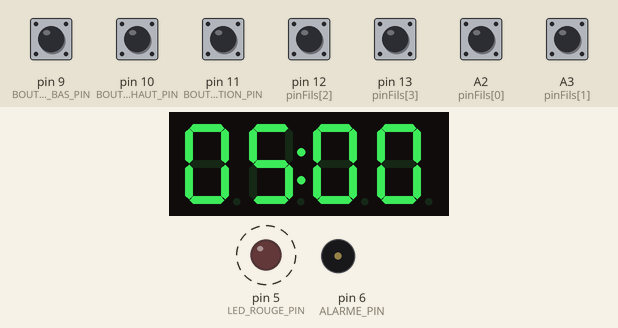
Recording of a sketch running on a simulated Arduino Uno, built with avr-gcc and run on an emulated ATmega328P. Shown: 4-digit seven-segment display, output pins drawn as LEDs (lit = HIGH), buzzer (waves = sounding). Dashed ring = blinking. The inputs (shaded band) are chosen by the test bench; at power-on: A2 (pinFils[0]), A3 (pinFils[1]), pin 9 (BOUTON_BAS_PIN), pin 10 (BOUTON_HAUT_PIN), pin 11 (BOUTON_ACTIVATION_PIN), pin 12 (pinFils[2]), pin 13 (pinFils[3]) HIGH. Random numbers use the default seed unless the sketch sets one.

Above: at 0.95 s.
1.3 s: pin 11 (BOUTON_ACTIVATION_PIN) pulled LOW for 0.15 s
At 2.43 s:
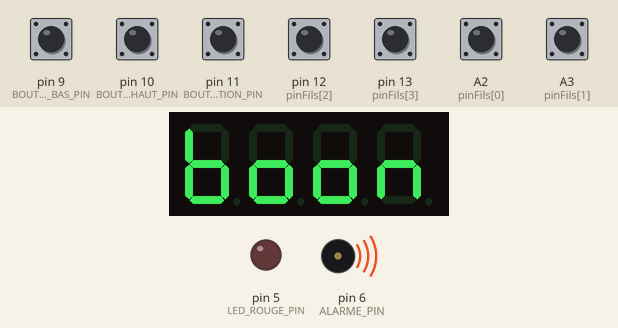
At 9.2 s:
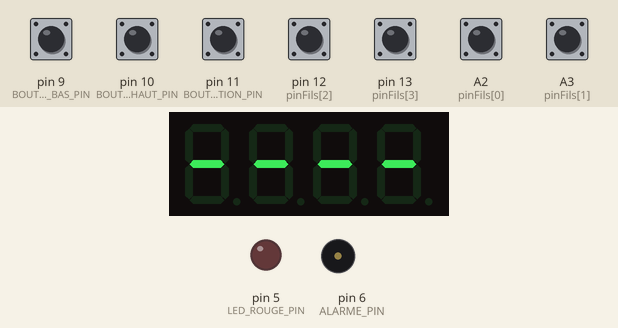
Timing chart, 0 to 10.7 s (numbered marks = the images above; inputs shaded):
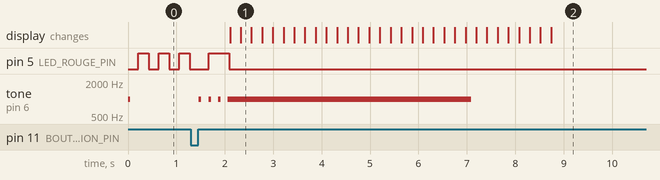

The sketch:

bombe02.ino
```cpp
// (licence header left out)
/*
 * ----------------------------------------------------------------------------
 * Ce montage permet de simuler une bombe/mine laser pour un jeu de role
 * grandeur nature ou une partie d'airsoft
 * !! CE N'EST PAS UNE VERITABLE BOMBE !!
 *
 * Vous aurez besoin
 * une carte Arduino uno ou nano
 * un afficheur 7segment*4 avec un controleur TM1637
 * une LED rouge 5v et une résistance appropriée (220 ohms)
 * un buzzer piezo 5v
 * trois boutons poussoir NO (Normally Open)
 * 4 morceaux de fils électriques, avec en option des connecteurs de votre choix
 *
 * Vous aurez besoin d'installer la bibliothèque TM1637Display.h dans l'IDE
 *
 * ----------------------------------------------------------------------------
 */

/*
 * ----------------------------------------------------------------------------
 * PINOUT
 * D5     LED_ROUGE_PIN           led rouge + resistance
 * D6     ALARME_PIN              buzzer piezo 5v
 * D7     CLK_PIN                 TM1637 pin CLK
 * D8     DIO_PIN                 TM1637 pin DIO
 * D9     BOUTON_BAS_PIN          bouton haut
 * D10    BOUTON_HAUT_PIN         bouton bas
 * D11    BOUTON_ACTIVATION_PIN   bouton d'activation
 * A2     FILS_PIN[0]             fil de desamorcage n°1
 * A3     FILS_PIN[1]             fil de desamorcage n°2
 * D12    FILS_PIN[2]             fil de desamorcage n°3
 * D13    FILS_PIN[3]             fil de desamorcage n°4
 *
 * ----------------------------------------------------------------------------
 */

#include <Arduino.h>

// AFFICHEUR 7SEGMENTS TM1637
#include <TM1637Display.h>    // https://github.com/avishorp/TM1637

#define CLK_PIN 7
#define DIO_PIN 8

TM1637Display display(CLK_PIN, DIO_PIN);

// LED ROUGE
#define LED_ROUGE_PIN 5
bool statutLedRouge;

// COMMANDES
#define ALARME_PIN 6
#define BOUTON_BAS_PIN 9
#define BOUTON_HAUT_PIN 10
#define BOUTON_ACTIVATION_PIN 11

// STATUT DE LA BOMBE
enum {BOMBE_ALLUMEE, BOMBE_ACTIVE, BOMBE_EXPLOSEE, BOMBE_SAFE};
byte statutBombe = BOMBE_ALLUMEE;

// FILS DE DESAMORCAGE
#define FILS_NB 4
byte pinFils[FILS_NB] = {A2, A3, 12, 13};
enum {FIL_EXPLOSION, FIL_SAFE, FIL_DELAI, FIL_NEUTRE, FIL_ALEATOIRE, FIL_COUPE};

// DEFINITION DES ACTIONS POUR CHAQUE FIL
byte actionFil[FILS_NB] = {
  FIL_ALEATOIRE,       // fil 1 connecte sur la pin A2
  FIL_ALEATOIRE,       // fil 2 connecte sur la pin A3
  FIL_ALEATOIRE,       // fil 3 connecte sur la pin 12
  FIL_ALEATOIRE        // fil 4 connecte sur la pin 13
  };

// repartition des fils aleatoires
byte nbFilExplosion = 1;
byte nbFilSafe = 1;
byte nbFilDelai = 2;

byte filAssignation[FILS_NB] = {FIL_ALEATOIRE, FIL_ALEATOIRE, FIL_ALEATOIRE, FIL_ALEATOIRE};

// COMPTE A REBOURS
int minuteRestantes;
int secondeRestantes;

// HEARTBEAT
unsigned long int previousMillisHB;
unsigned long int currentMillisHB;
unsigned long int intervalHB;

// DOUBLE POINT
unsigned long int ul_PreviousMillisDoublePoint;
unsigned long int ul_CurrentMillisDoublePoint;
unsigned long int ul_IntervalDoublePoint;

bool doublePoints = true;

// DIVERS
#define MINUTE_PAR_DEFAUT 5
#define SECONDE_PAR_DEFAUT 0

bool animationUneFois = true;

enum {ANIM_VIDE, ANIM_EXPLOSEE, ANIM_SAFE, ANIM_BOOM};


/*
 * ----------------------------------------------------------------------------
 * SETUP
 * ----------------------------------------------------------------------------
 */
void setup()
{
  // configurer l'afficheur 7segment
  display.setBrightness(0x0f);

  // configurer le bouton d'activation
  pinMode(BOUTON_ACTIVATION_PIN, INPUT);
  digitalWrite(BOUTON_ACTIVATION_PIN, HIGH);

  // configurer le bouton haut
  pinMode(BOUTON_HAUT_PIN, INPUT);
  digitalWrite(BOUTON_HAUT_PIN, HIGH);

  // configurer le bouton bas
  pinMode(BOUTON_BAS_PIN, INPUT);
  digitalWrite(BOUTON_BAS_PIN, HIGH);

  // configurer la led rouge
  statutLedRouge = LOW;
  pinMode(LED_ROUGE_PIN, OUTPUT);
  digitalWrite(LED_ROUGE_PIN, statutLedRouge);

  // configurer les 4 fils de desamorcage
  for (int i=0;i<FILS_NB;i++)
  {
    pinMode(pinFils[i], INPUT);
    digitalWrite(pinFils[i], HIGH);
  }

  // initialiser l'aleat
  randomSeed(analogRead(0));

  // temps restant par defaut
  minuteRestantes = MINUTE_PAR_DEFAUT;
  secondeRestantes = SECONDE_PAR_DEFAUT;

  animationUneFois = true;

  // beep une fois
  beepCourt();

  // init du temps heartbeat
  previousMillisHB = millis();
  currentMillisHB = previousMillisHB;
  intervalHB = 200;

  // init du temps du double point
  ul_PreviousMillisDoublePoint = millis();
  ul_CurrentMillisDoublePoint = previousMillisHB;
  ul_IntervalDoublePoint = 500;
}
/*
 * ----------------------------------------------------------------------------
 * FIN DU SETUP
 * ----------------------------------------------------------------------------
 */


/*
 * ----------------------------------------------------------------------------
 * LOOP
 * ----------------------------------------------------------------------------
 */
void loop()
{
  // loop en fonction du statut de la bombe
  switch (statutBombe)
  {
    case BOMBE_ALLUMEE:
      // configurer le temps restant
      bombeAllumee();
    break;

    case BOMBE_ACTIVE:
      // la bombe est active
      bombeActive();
    break;

    case BOMBE_EXPLOSEE:
      // animation d'explosion
      bombeExplosee();
    break;

    case BOMBE_SAFE:
      // animation de desamorcage
      bombeSafe();
    break;

    default:
      // rien a faire
    break;
  }
}
/*
 * ----------------------------------------------------------------------------
 * FIN DU LOOP
 * ----------------------------------------------------------------------------
 */


/*
 * ----------------------------------------------------------------------------
 * FONCTIONS ADDITIONNELLES
 * ----------------------------------------------------------------------------
 */

// attendre l'activation et le temps restant
void bombeAllumee()
{
  // mettre a jour l'afficheur
  int tempsAAfficher = minuteRestantes*100 + secondeRestantes;
  display.showNumberDecEx(tempsAAfficher, 0b01000000, true, 4, 0);

  // faire clignoter la led rouge
  currentMillisHB = millis();
  if(currentMillisHB - previousMillisHB > intervalHB)
  {
    previousMillisHB = currentMillisHB;

    // allumer ou eteinfdre la led rouge
    statutLedRouge = !statutLedRouge;
    digitalWrite(LED_ROUGE_PIN, statutLedRouge);
  }

  // check si le temps a changer
  // BOUTON_HAUT_PIN appuyé, on augmente le temps
  if (appuiSurBouton(BOUTON_HAUT_PIN))
  {
    minuteRestantes++;
	// on ne depasse pas 60 minutes
    minuteRestantes=min(60, minuteRestantes);
  }

  // BOUTON_BAS_PIN  appuyé, on diminue le temps
  if (appuiSurBouton(BOUTON_BAS_PIN))
  {
    minuteRestantes--;
	// on ne depasse pas 0 minutes
    minuteRestantes=max(0, minuteRestantes);
  }

  // check si la bombe est activée
  // BOUTON_ACTIVATION_PIN appuyé, on active la bombe
  if (appuiSurBouton(BOUTON_ACTIVATION_PIN))
  {
    // la bombe est maintenant active
	  statutBombe = BOMBE_ACTIVE;

    // beep 2 fois
    doubleBeep();

    // gerer les fils aleatoires
    affecteFilsAleatoires();

    // allumer la led rouge
    digitalWrite(LED_ROUGE_PIN, HIGH);

    // changer le intervalHB pour 1000 ms
    intervalHB = 1000;
    previousMillisHB = millis();
  }
}

// la bombe est active
void bombeActive()
{
  // check du temps restant
  if ( (secondeRestantes == 0) && (minuteRestantes == 0) )
  {
    // le compte a rebours est terminé !!
    statutBombe = BOMBE_EXPLOSEE;
  }
  else
  {
    // il reste du temps
    // attendre 1 seconde
    currentMillisHB = millis();
    if(currentMillisHB - previousMillisHB > intervalHB)
    {
      previousMillisHB = currentMillisHB;

      // diminuer le temps d'une seconde
      secondeRestantes--;

      // gérer le changement de minute
      if (secondeRestantes == -1)
      {
        secondeRestantes = 59;
        minuteRestantes--;
      }

      // beep toutes les 30 seconde
      if ( (secondeRestantes == 0) || (secondeRestantes == 30) )
      {
        beepCourt();
      }

      // beep toutes les secondes quand il reste 10 secondes ou moins
      if ( (minuteRestantes == 0) && (secondeRestantes <= 10) )
      {
        beepCourt();
      }

      // mettre a jour l'afficheur
      int tempsAAfficher = minuteRestantes*100 + secondeRestantes;

      // faire clignoter le : sur l'afficheur

      //display.showNumberDecEx(tempsAAfficher, 0b01000000, true, 4, 0);
    }

    // check si un fil a ete coupe
    checkFilCoupe();

    // changer le : on / off
    ul_CurrentMillisDoublePoint = millis();
    if(ul_CurrentMillisDoublePoint - ul_PreviousMillisDoublePoint > ul_IntervalDoublePoint)
    {
      ul_PreviousMillisDoublePoint = ul_CurrentMillisDoublePoint;
      doublePoints = !doublePoints;

      //displayDirty=true;
    }

    updateDisplay();
  }
}


// la bombe explose
void bombeExplosee()
{
  // animation d'explosion
  if (animationUneFois)
  {
    animationUneFois = false;

    // beep long
    beepLong();

    // eteindre la led rouge
    digitalWrite(LED_ROUGE_PIN, LOW);

    // afficher alternativement "b o o n" et "      "
    for (int i=0;i<15;i++)
    {
      animation7Seg(ANIM_VIDE);
      delay(200);
      animation7Seg(ANIM_BOOM);
      delay(200);
    }
  }
  else
  {
    // la bombe a deja explosee
    // afficher "- - - -" sur le 4*7segment
    animation7Seg(ANIM_EXPLOSEE);
    delay(500);
  }
}

// la bombe est desamorcee
void bombeSafe()
{
// animation de desamorcage
  if (animationUneFois)
  {
    animationUneFois = false;

    // beep court
    beepCourt();

    // eteindre la led rouge
    digitalWrite(LED_ROUGE_PIN, LOW);

    // afficher alternativement "S A F E" et "      "
    for (int i=0;i<5;i++)
    {
      animation7Seg(ANIM_VIDE);
      delay(200);
      animation7Seg(ANIM_SAFE);
      delay(200);
    }
  }
  else
  {
    // la bombe est deja desamorcee
    // afficher alternativement "S A F E" et le temps restant
    int tempsAAfficher = minuteRestantes*100 + secondeRestantes;
    display.showNumberDecEx(tempsAAfficher, 0b01000000, true, 4, 0);
    delay(1000);
    animation7Seg(ANIM_SAFE);
    delay(1000);


  }
}

void animation7Seg(byte toShow)
{
  //definir les segments du display
  uint8_t SEG_VIDE[] = {0x00, 0x00, 0x00, 0x00};
  uint8_t SEG_BOOM[] = {0x7C, 0x5C, 0x5C, 0x54};          // b, o, o, n
  uint8_t SEG_EXPLOSEE[] = {SEG_G, SEG_G, SEG_G, SEG_G};  // -, -, -, -
  uint8_t SEG_SAFE[] = {0x6D, 0x77, 0x71, 0x79};          //S, A, F, E

  switch (toShow)
  {
    case ANIM_VIDE:
      display.setSegments(SEG_VIDE, 4, 0);
    break;

    case ANIM_EXPLOSEE:
      display.setSegments(SEG_EXPLOSEE, 4, 0);
    break;

    case ANIM_SAFE:
      display.setSegments(SEG_SAFE, 4, 0);
    break;

    case ANIM_BOOM:
      display.setSegments(SEG_BOOM, 4, 0);
    break;

    default:
      // do nothing
    break;
  }
}

// gestion d'un bouton poussoir
bool appuiSurBouton(int b)
{
  if (digitalRead(b)==LOW)
  {
    delay(50);
    while(digitalRead(b)==LOW)
    {
      // delai d'attente de debounce
      delay(50);
    }
    return true;
  }
  else
  {
    return false;
  }
}


// check fil coupe
void checkFilCoupe()
{
  // scan all wires
  for (int i=0;i<FILS_NB;i++)
  {
    // if the i wire was not previously cutted ans is now cut
  if ( (actionFil[i] != FIL_COUPE) && (digitalRead(pinFils[i]) == HIGH) )
    {
      switch (actionFil[i])
      {
        case FIL_NEUTRE:
          // wire is neutral, nothing to do
          actionFil[i]=FIL_COUPE;
        break;

        case FIL_DELAI:
          // divide ul_Interval by 2
          doubleBeep();
          intervalHB/=2;
          actionFil[i]=FIL_COUPE;
        break;

        case FIL_SAFE:
          // if bomb status already changed to BOMBE_EXPLOSEE, don't change to BOMB_SAFE
          if (statutBombe != BOMBE_EXPLOSEE)
          {
            // bomb is now safe
            beepCourt();
            statutBombe = BOMBE_SAFE;
          }
          actionFil[i]=FIL_COUPE;
        break;

        case FIL_EXPLOSION:
          // detonate the bomb
          statutBombe = BOMBE_EXPLOSEE;
          actionFil[i]=FIL_COUPE;
        break;

        default:
          // do nothing
        break;
      }
    }
  }
}


void affecteFilsAleatoires()
{
  int filsAleatoiresCpt = 0;
  int filsAleatoiresCptCopie = 0;
  int indexfilAssignation = 0;
  for (int i=0;i<FILS_NB;i++)
  {
    if (actionFil[i]==FIL_ALEATOIRE)
    {
      filsAleatoiresCpt++;
    }
  }

  filsAleatoiresCptCopie=filsAleatoiresCpt;

  // prepare FIL_EXPLOSION wires
  while( (filsAleatoiresCpt>0) && (nbFilExplosion>0) )
  {
    filAssignation[indexfilAssignation]=FIL_EXPLOSION;
    indexfilAssignation++;
    nbFilExplosion--;
    filsAleatoiresCpt--;
  }

  // prepare FIL_SAFE wires
  while( (filsAleatoiresCpt>0) && (nbFilSafe>0) )
  {
    filAssignation[indexfilAssignation]=FIL_SAFE;
    indexfilAssignation++;
    nbFilSafe--;
    filsAleatoiresCpt--;
  }

  // prepare FIL_DELAI wires
  while( (filsAleatoiresCpt>0) && (nbFilDelai>0) )
  {
    filAssignation[indexfilAssignation]=FIL_DELAI;
    indexfilAssignation++;
    nbFilDelai--;
    filsAleatoiresCpt--;
  }

  // create an array of random number between 10 and 50
  int tabAleatoire[FILS_NB];
  for (int i=0;i<FILS_NB;i++)
  {
    tabAleatoire[i]=random(10,50);
  }

  // assign new wire in actionFil[]
  for (int i=0;i<FILS_NB;i++)
  {
    if (actionFil[i]==FIL_ALEATOIRE)
    {
      // find the greater index in tabAleatoire
      int indexToUse = indexMaxValeur(filsAleatoiresCptCopie, tabAleatoire);
      tabAleatoire[indexToUse]=0;

      // assign the new wire type with the random index
      actionFil[i]=filAssignation[indexToUse];
    }
  }
}

// index of max value in an array
int indexMaxValeur(int arraySize, int arrayToSearch[])
{
  int indexMax=0;
  int currentMax=0;

  for (int i=0;i<arraySize;i++)
  {
    if (arrayToSearch[i]>=currentMax)
    {
      currentMax = arrayToSearch[i];
      indexMax = i;
    }
  }

  return(indexMax);
}

// fonctions pour faire beeper le buzzer
void beepCourt()
{
  beep(1000, 50);
}

void doubleBeep()
{
  beep(1000, 50);
  delay(200);
  beep(1000, 50);
}

void beepLong()
{
  beep(1000, 5000);
}


void beep(int freqBeep, int delayBeep)
{
  tone(ALARME_PIN, freqBeep, delayBeep);
}

// display function
void updateDisplay()
{
    int displayTime = minuteRestantes*100 + secondeRestantes;

    // update 7seg display to display new time
    if (doublePoints)
    {
      //  with clockpoints
      display.showNumberDecEx(displayTime, 0b01000000, true, 4, 0);
    }
    else
    {
      //  without clockpoints
      display.showNumberDecEx(displayTime, 0b00000000, true, 4, 0);
    }
}
/*
 * ----------------------------------------------------------------------------
 * FIN DU FONCTIONS ADDITIONNELLES
 * ----------------------------------------------------------------------------
 */
```

Measured:
- after the input at 1.3 s, tone on pin 6 (ALARME_PIN): goes 3 × (1000 Hz 0.05 s, silent 0.15 s), 1000 Hz 5.0 s, then silent, starting after 0.16 s; the display: first changes after 0.81 s (image 1 shows a later state)
